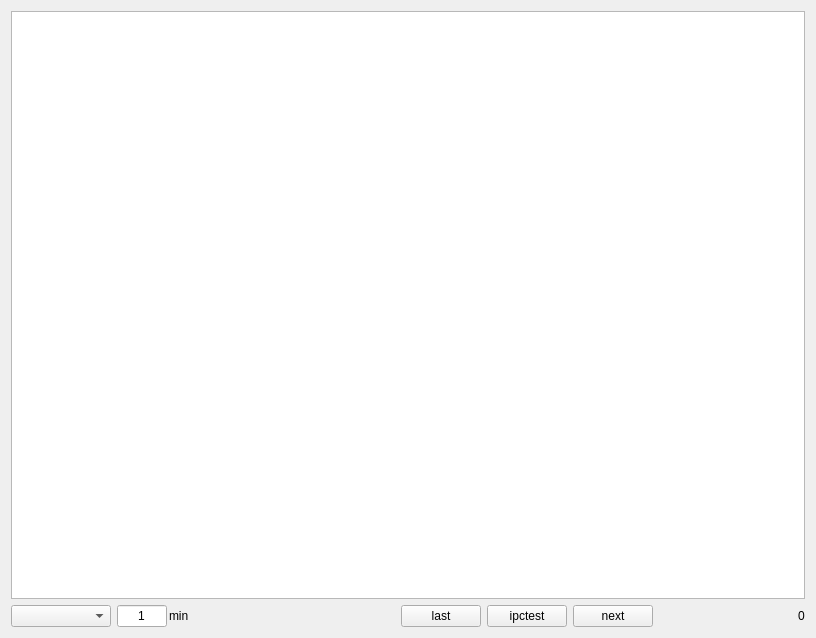
<?xml version="1.0" encoding="UTF-8"?>
<ui version="4.0">
 <class>IPCRunTestWidget</class>
 <widget class="QWidget" name="IPCRunTestWidget">
  <property name="geometry">
   <rect>
    <x>0</x>
    <y>0</y>
    <width>816</width>
    <height>638</height>
   </rect>
  </property>
  <property name="windowTitle">
   <string>Form</string>
  </property>
  <layout class="QGridLayout" name="gridLayout">
   <item row="0" column="0">
    <widget class="QTableWidget" name="tableWidget"/>
   </item>
   <item row="1" column="0">
    <layout class="QHBoxLayout" name="horizontalLayout_2">
     <item>
      <widget class="QComboBox" name="ipcComboBox">
       <property name="minimumSize">
        <size>
         <width>100</width>
         <height>0</height>
        </size>
       </property>
      </widget>
     </item>
     <item>
      <layout class="QHBoxLayout" name="horizontalLayout">
       <property name="spacing">
        <number>2</number>
       </property>
       <item>
        <widget class="myLineEdit" name="lineEdit">
         <property name="minimumSize">
          <size>
           <width>50</width>
           <height>0</height>
          </size>
         </property>
         <property name="maximumSize">
          <size>
           <width>50</width>
           <height>16777215</height>
          </size>
         </property>
         <property name="text">
          <string>1</string>
         </property>
         <property name="alignment">
          <set>Qt::AlignCenter</set>
         </property>
        </widget>
       </item>
       <item>
        <widget class="QLabel" name="label_2">
         <property name="text">
          <string>min</string>
         </property>
        </widget>
       </item>
      </layout>
     </item>
     <item>
      <spacer name="horizontalSpacer_2">
       <property name="orientation">
        <enum>Qt::Horizontal</enum>
       </property>
       <property name="sizeHint" stdset="0">
        <size>
         <width>40</width>
         <height>20</height>
        </size>
       </property>
      </spacer>
     </item>
     <item>
      <widget class="QPushButton" name="m_lastBtn">
       <property name="text">
        <string>last</string>
       </property>
      </widget>
     </item>
     <item>
      <widget class="QPushButton" name="ipcStatusbtn">
       <property name="text">
        <string notr="true">ipctest</string>
       </property>
      </widget>
     </item>
     <item>
      <widget class="QPushButton" name="m_nextBtn">
       <property name="text">
        <string>next</string>
       </property>
      </widget>
     </item>
     <item>
      <spacer name="horizontalSpacer">
       <property name="orientation">
        <enum>Qt::Horizontal</enum>
       </property>
       <property name="sizeHint" stdset="0">
        <size>
         <width>40</width>
         <height>20</height>
        </size>
       </property>
      </spacer>
     </item>
     <item>
      <widget class="QLabel" name="label">
       <property name="text">
        <string>0</string>
       </property>
      </widget>
     </item>
    </layout>
   </item>
  </layout>
 </widget>
 <customwidgets>
  <customwidget>
   <class>myLineEdit</class>
   <extends>QLineEdit</extends>
   <header location="global">mysortwidget/mylineedit.h</header>
  </customwidget>
 </customwidgets>
 <resources/>
 <connections/>
</ui>
